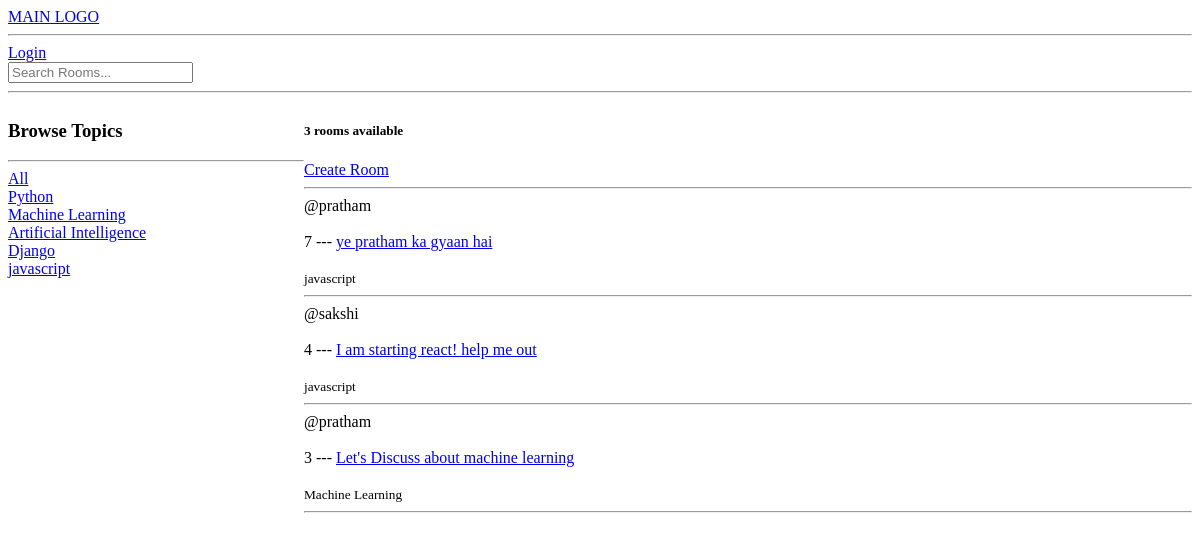
The app's page /, older data.
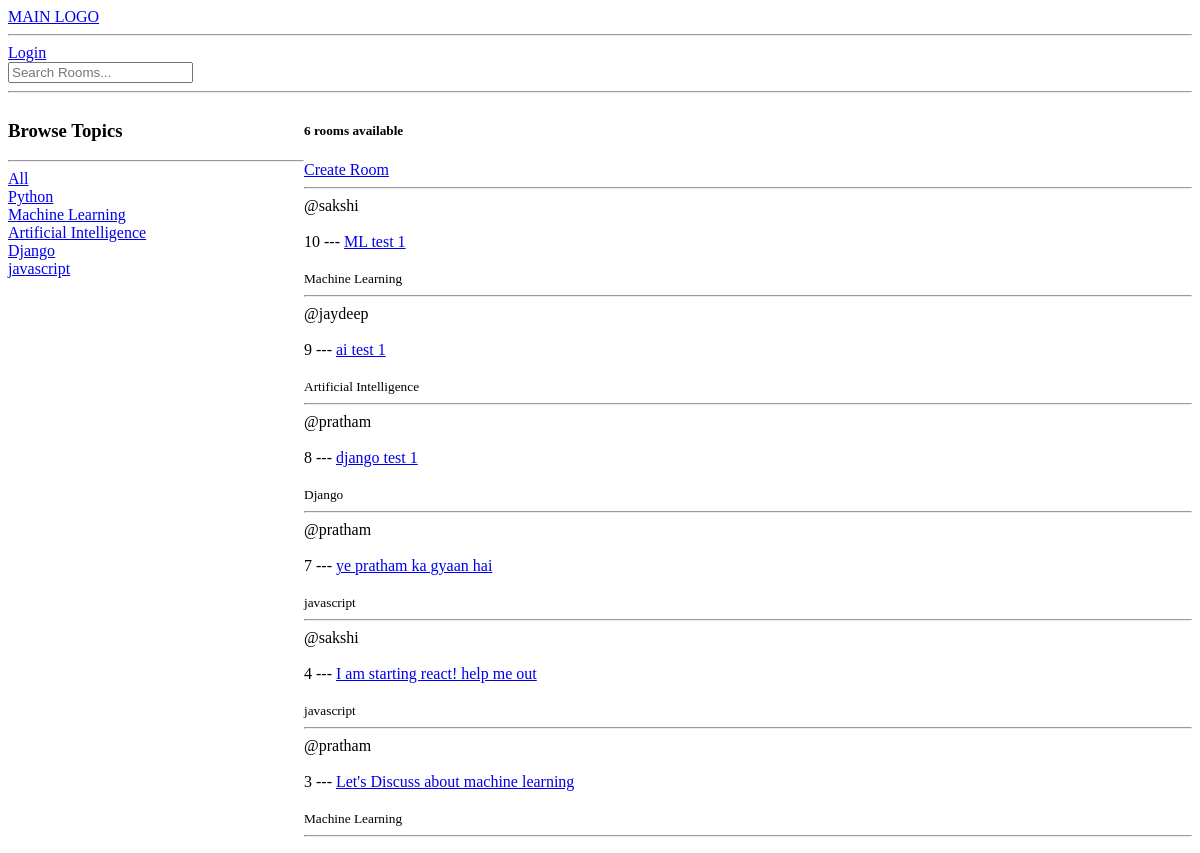
The same page, newer data.
### base/models.py (models this page shows, shortened)
class Topic(models.Model):
    name = models.CharField(max_length=200)

class Room(models.Model):
    host = models.ForeignKey(User, on_delete=models.SET_NULL, null=True)
    topic= models.ForeignKey(Topic, on_delete=models.SET_NULL, null=True)
    name = models.CharField(max_length=200)
    description = models.TextField(null=True, blank=True)
    updated = models.DateTimeField(auto_now=True)
    created = models.DateTimeField(auto_now_add=True)
    class Meta:
        ordering = ['-updated','-created']

### base/views.py (the view)
# urls.py: path('',views.home, name='home'),
def home(request):
    q = request.GET.get('q') if request.GET.get('q') != None else ''
    rooms = Room.objects.filter(
        Q(topic__name__icontains = q) |
        Q(name__icontains=q) |
        Q(description__icontains=q)
        )
    room_count = rooms.count()
    topics = Topic.objects.all()
    context = {'rooms':rooms,'topics':topics,'room_count':room_count}
    return render(request, 'base/home.html',context)

### base/templates/base/home.html (shortened to what this page needs)
{% extends 'main.html' %}
{% block content %}
<div class="main-container">
    <div>
        <h3>Browse Topics</h3>
        <hr>
        <div>
            <a href="{% url 'home' %}">All</a><br>
        </div>
        {% for topic in topics %}
            <a href="{% url 'home' %}?q={{topic.name}}">{{topic.name}}</a><br>
        {% endfor %}
    </div>
    <div>
        <h5>{{room_count}} rooms available</h5>
        <a href="{% url 'create-room' %}">Create Room</a><hr>
        {% for room in rooms %}
        <div>
            @{{room.host.username}} <br> <br>
            {{room.id}} --- <a href="{% url 'room' room.id %}">{{room.name}}</a> <br> <br>
            <small>{{room.topic.name}}</small>
            <hr>
        </div>
        {% endfor %}
    </div>
</div>
{% endblock content %}

### templates/main.html (shortened to what this page needs)
<!DOCTYPE html>
<html lang="en">
<head>
</head>
<body>
    {% include 'nav.html' %}
    <hr>
    {% block content %}
    {% endblock %}
</body>
</html>

### templates/nav.html
<a href="/">MAIN LOGO</a>
<hr>
{% if request.user.is_authenticated %}
<p>Hello {{request.user}}</p>
<a href="{% url 'logout' %}">Logout</a>
{% else %}
<a href="{% url 'login' %}">Login</a>
<form method="get" action="{% url 'home' %}">
    <input type="text" name="q" placeholder="Search Rooms...">
</form>
{% endif %}

### base/templates/base/home.html (style rules this page uses)
.main-container { display: grid; grid-template-columns: 1fr 3fr; }

Row changes from the older to the newer data that the page shows:
added Room: host.username "sakshi", id "10", name "ML test 1", topic.name "Machine Learning"
added Room: host.username "jaydeep", id "9", name "ai test 1", topic.name "Artificial Intelligence"
added Room: host.username "pratham", id "8", name "django test 1", topic.name "Django"
Text that changed along with them:
{{ room_count }}: "3" → "6"
